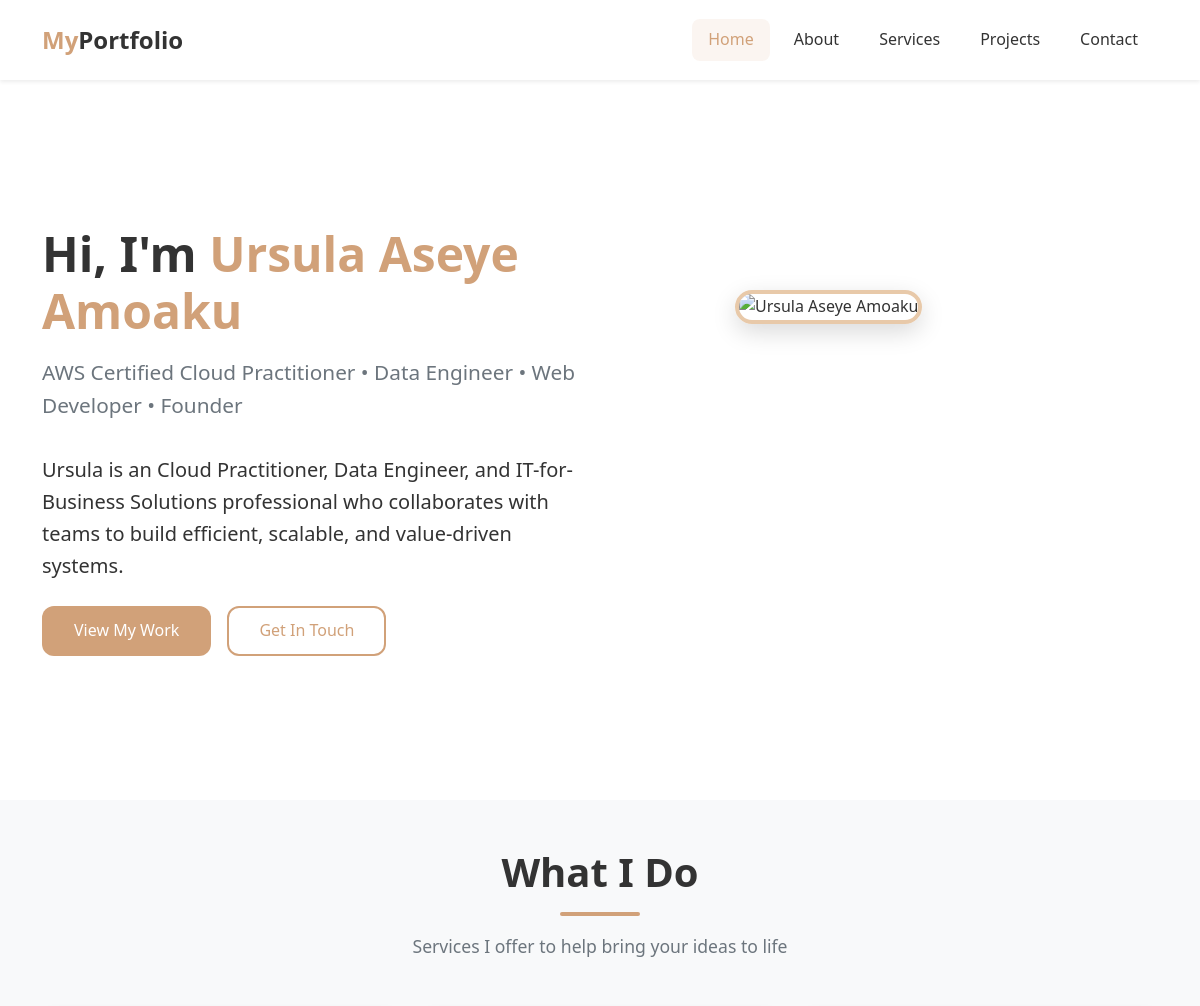
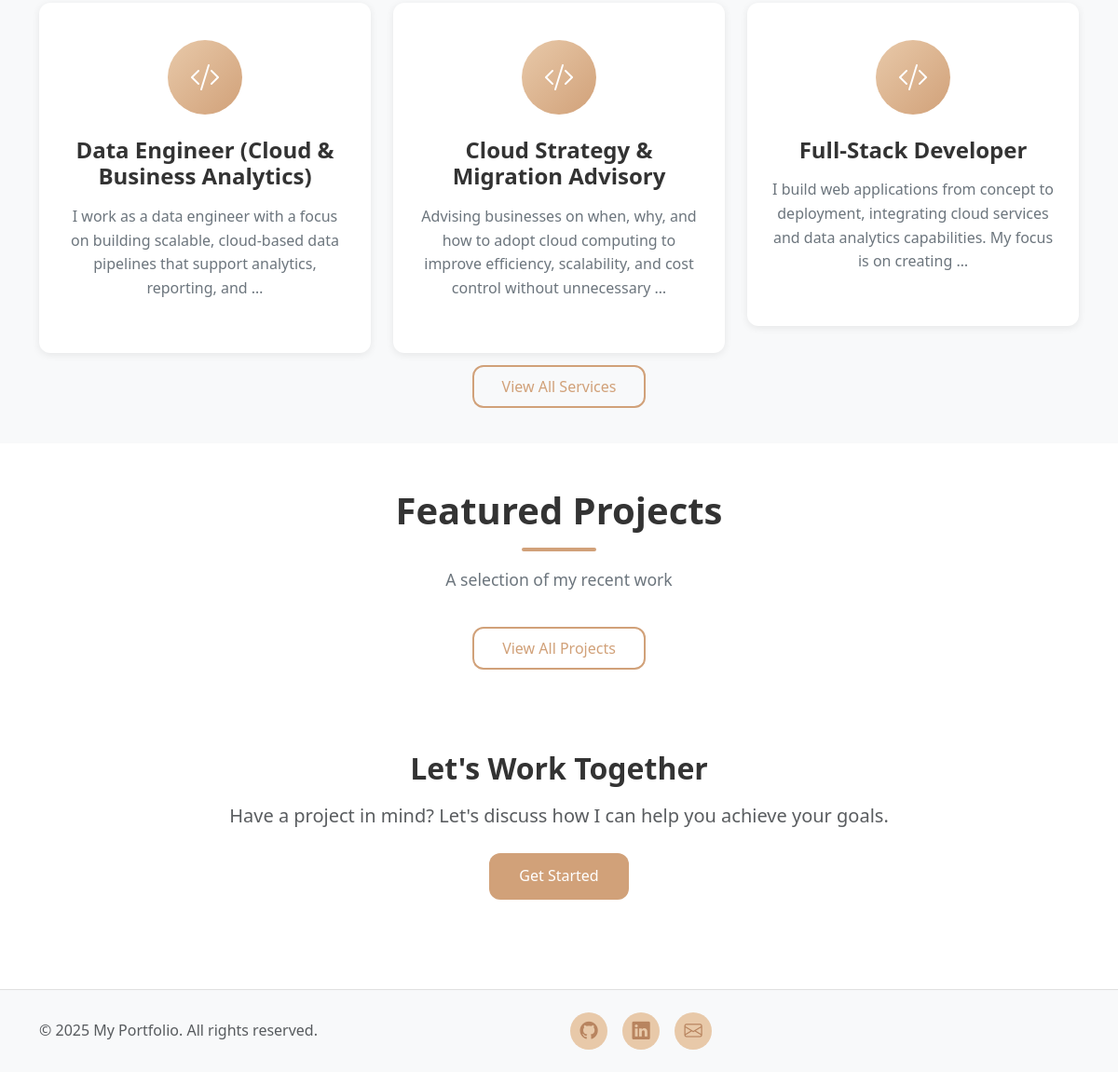
The page / on the database its author committed (2 pictures, top to bottom).
### portfolio/models.py (models this page shows, shortened)
class Profile(models.Model):
    name = models.CharField(max_length=200)
    tagline = models.CharField(max_length=300)
    short_bio = models.TextField(max_length=500)
    bio = models.TextField()
    profile_image = CloudinaryField('image', blank=True, null=True)
    resume = models.FileField(upload_to='resumes/', blank=True, null=True)
    email = models.EmailField()
    phone = models.CharField(max_length=20, blank=True)
    location = models.CharField(max_length=200, blank=True)
    years_experience = models.IntegerField(default=0)
    github = models.URLField(blank=True)
    linkedin = models.URLField(blank=True)
    twitter = models.URLField(blank=True)
    instagram = models.URLField(blank=True)
    facebook = models.URLField(blank=True)

class Service(models.Model):
    title = models.CharField(max_length=200)
    description = models.TextField()
    icon = models.CharField(max_length=50, default='code-slash')  # Bootstrap icon name
    features = models.TextField(blank=True, help_text="Enter each feature on a new line")
    order = models.IntegerField(default=0)
    class Meta:
        ordering = ['order']

### portfolio/views.py (the view)
# urls.py: path('', views.home, name='home'),
def home(request):
    profile = Profile.objects.first()
    services = Service.objects.all()[:3]
    featured_projects = Project.objects.filter(featured=True)[:3]
    testimonials = Testimonial.objects.all()[:3]
    context = {
        'profile': profile,
        'services': services,
        'featured_projects': featured_projects,
        'testimonials': testimonials,
    }
    return render(request, 'home.html', context)

### portfolio/templates/home.html (shortened to what this page needs)
{% extends 'base.html' %}
{% load static %}
{% block content %}
<section class="hero-section">
    <div class="container">
        <div class="row align-items-center">
            <div class="col-lg-6 mb-4 mb-lg-0">
                <div class="hero-content">
                    <h1>Hi, I'm <span class="text-caramel">{{ profile.name }}</span></h1>
                    <p class="hero-tagline">{{ profile.tagline }}</p>
                    <p class="lead mb-4">{{ profile.short_bio }}</p>
                    <div class="d-flex gap-3 flex-wrap">
                        <a href="{% url 'projects' %}" class="btn-caramel">View My Work</a>
                        <a href="{% url 'contact' %}" class="btn-outline-caramel">Get In Touch</a>
                    </div>
                </div>
            </div>
            <div class="col-lg-6">
                <div class="profile-image-container">
                    {% if profile.profile_image %}
                    <img src="{{ profile.profile_image.url }}" alt="{{ profile.name }}" class="profile-image">
                    {% else %}
                    <img src="{% static 'img/profile_image.jpg' %}" alt="{{ profile.name }}" class="profile-image">
                    {% endif %}
                </div>
            </div>
        </div>
    </div>
</section>
<section class="py-5 bg-light">
    <div class="container">
        <h2 class="section-title">What I Do</h2>
        <p class="section-subtitle">Services I offer to help bring your ideas to life</p>
        <div class="row g-4">
            {% for service in services|slice:":3" %}
            <div class="col-md-6 col-lg-4">
                <div class="service-card">
                    <div class="service-icon">
                        <i class="bi bi-{{ service.icon }}"></i>
                    </div>
                    <h3>{{ service.title }}</h3>
                    <p>{{ service.description|truncatewords:20 }}</p>
                </div>
            </div>
            {% endfor %}
        </div>
        <div class="text-center mt-4">
            <a href="{% url 'services' %}" class="btn-outline-caramel">View All Services</a>
        </div>
    </div>
</section>
<section class="py-5">
    <div class="container">
        <h2 class="section-title">Featured Projects</h2>
        <p class="section-subtitle">A selection of my recent work</p>
        <div class="text-center mt-4">
            <a href="{% url 'projects' %}" class="btn-outline-caramel">View All Projects</a>
        </div>
    </div>
</section>
<section class="py-5">
    <div class="container text-center">
        <h2 class="mb-3">Let's Work Together</h2>
        <p class="lead text-muted mb-4">Have a project in mind? Let's discuss how I can help you achieve your goals.</p>
        <a href="{% url 'contact' %}" class="btn-caramel">Get Started</a>
    </div>
</section>
{% endblock %}

### portfolio/static/css/style.css (style rules this page uses)
:root { --caramel: #D1A179; --caramel-dark: #B8845F; --caramel-light: #E8C9A9; --text-dark: #333333; --text-muted: #6c757d; --shadow-sm: 0 2px 8px rgba(0, 0, 0, 0.08); --shadow-md: 0 4px 16px rgba(0, 0, 0, 0.12); --shadow-lg: 0 8px 24px rgba(0, 0, 0, 0.15); --border-radius: 12px; --transition: all 0.3s ease; }
* { margin: 0; padding: 0; box-sizing: border-box; }
body { font-family: 'Segoe UI', Tahoma, Geneva, Verdana, sans-serif; color: var(--text-dark); line-height: 1.6; background-color: #ffffff; }
h1, h2, h3, h4, h5, h6 { font-weight: 600; color: var(--text-dark); }
a { text-decoration: none; transition: var(--transition); }
.text-caramel { color: var(--caramel) !important; }
.btn-caramel { background-color: var(--caramel); color: white; border: none; padding: 12px 32px; border-radius: var(--border-radius); font-weight: 500; transition: var(--transition); display: inline-block; }
.btn-outline-caramel { background-color: transparent; color: var(--caramel); border: 2px solid var(--caramel); padding: 10px 30px; border-radius: var(--border-radius); font-weight: 500; transition: var(--transition); }
.hero-section { min-height: 90vh; display: flex; align-items: center; padding: 4rem 0; }
.profile-image-container { position: relative; width: 300px; height: 300px; margin: 0 auto; }
.profile-image { width: 100%; height: 100%; object-fit: cover; border-radius: 20px; box-shadow: var(--shadow-lg); border: 4px solid var(--caramel-light); transition: var(--transition); }
.hero-content h1 { font-size: 3rem; font-weight: 700; margin-bottom: 1rem; }
.hero-tagline { font-size: 1.3rem; color: var(--text-muted); margin-bottom: 2rem; }
.section-title { font-size: 2.5rem; font-weight: 700; text-align: center; margin-bottom: 1rem; position: relative; }
.section-title::after { content: ''; display: block; width: 80px; height: 4px; background-color: var(--caramel); margin: 1rem auto 0; border-radius: 2px; }
.section-subtitle { text-align: center; color: var(--text-muted); font-size: 1.1rem; margin-bottom: 3rem; }
.service-card { text-align: center; padding: 2.5rem 1.5rem; background: white; border-radius: var(--border-radius); box-shadow: var(--shadow-sm); transition: var(--transition); }
.service-icon { width: 80px; height: 80px; background: linear-gradient(135deg, var(--caramel-light), var(--caramel)); border-radius: 50%; display: flex; align-items: center; justify-content: center; margin: 0 auto 1.5rem; font-size: 2rem; color: white; }
.service-card h3 { font-size: 1.5rem; margin-bottom: 1rem; }
.service-card p { color: var(--text-muted); }

### rows shown on the page
Profile: name "Ursula Aseye Amoaku", tagline "AWS Certified Cloud Practitioner • Data Engineer • Web Developer • Founder", short_bio "Ursula is an Cloud Practitioner, Data Engineer, and IT-for-Business Solutions professional who collaborates with teams to build efficient, scalable, and value-driven systems."
Service: title "Data Engineer (Cloud & Business Analytics)", description "I work as a data engineer with a focus on building scalable, cloud-based data pipelines that support analytics, reporting, and …"
Service: title "Cloud Strategy & Migration Advisory", description "Advising businesses on when, why, and how to adopt cloud computing to improve efficiency, scalability, and cost control without unnecessary …"
Service: title "Full-Stack Developer", description "I build web applications from concept to deployment, integrating cloud services and data analytics capabilities. My focus is on creating …"
